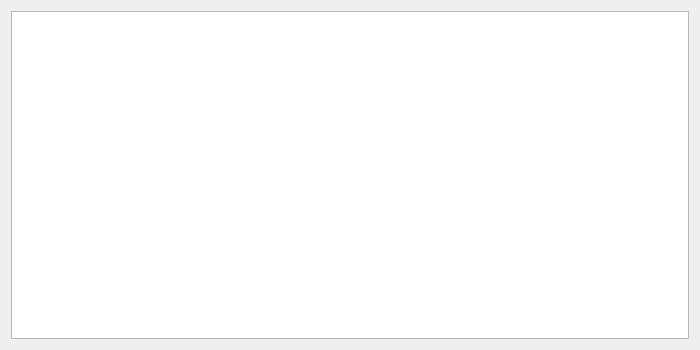
<?xml version="1.0" encoding="UTF-8"?>
<ui version="4.0">
 <class>Detail</class>
 <widget class="QDialog" name="Detail">
  <property name="geometry">
   <rect>
    <x>0</x>
    <y>0</y>
    <width>700</width>
    <height>350</height>
   </rect>
  </property>
  <property name="maximumSize">
   <size>
    <width>700</width>
    <height>1000</height>
   </size>
  </property>
  <property name="windowTitle">
   <string>详情</string>
  </property>
  <layout class="QGridLayout" name="gridLayout">
   <item row="0" column="0">
    <widget class="QTableView" name="tableView">
     <property name="editTriggers">
      <set>QAbstractItemView::AnyKeyPressed|QAbstractItemView::EditKeyPressed</set>
     </property>
    </widget>
   </item>
  </layout>
 </widget>
 <resources/>
 <connections/>
</ui>
